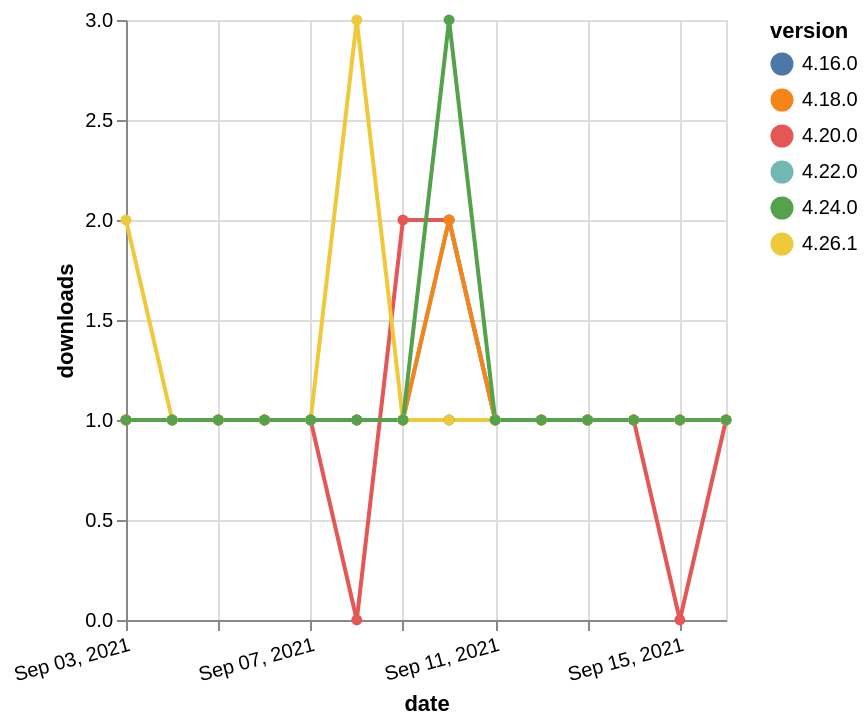

Source (Vega-Lite JSON):
### Vega-Lite specification from a JSON file in a GitHub repository (floating-point values rounded to 4 significant figures)
{"$schema": "https://vega.github.io/schema/vega-lite/v5.json", "description": "A simple bar chart with embedded data.", "data": {"values": [{"date": "2021-09-03", "total": 215, "delta": 1, "version": "4.16.0"}, {"date": "2021-09-04", "total": 216, "delta": 1, "version": "4.16.0"}, {"date": "2021-09-05", "total": 217, "delta": 1, "version": "4.16.0"}, {"date": "2021-09-06", "total": 218, "delta": 1, "version": "4.16.0"}, {"date": "2021-09-07", "total": 219, "delta": 1, "version": "4.16.0"}, {"date": "2021-09-08", "total": 220, "delta": 1, "version": "4.16.0"}, {"date": "2021-09-09", "total": 221, "delta": 1, "version": "4.16.0"}, {"date": "2021-09-10", "total": 222, "delta": 1, "version": "4.16.0"}, {"date": "2021-09-11", "total": 223, "delta": 1, "version": "4.16.0"}, {"date": "2021-09-12", "total": 224, "delta": 1, "version": "4.16.0"}, {"date": "2021-09-13", "total": 225, "delta": 1, "version": "4.16.0"}, {"date": "2021-09-14", "total": 226, "delta": 1, "version": "4.16.0"}, {"date": "2021-09-15", "total": 227, "delta": 1, "version": "4.16.0"}, {"date": "2021-09-16", "total": 228, "delta": 1, "version": "4.16.0"}, {"date": "2021-09-03", "total": 171, "delta": 1, "version": "4.20.0"}, {"date": "2021-09-04", "total": 172, "delta": 1, "version": "4.20.0"}, {"date": "2021-09-05", "total": 173, "delta": 1, "version": "4.20.0"}, {"date": "2021-09-06", "total": 174, "delta": 1, "version": "4.20.0"}, {"date": "2021-09-07", "total": 175, "delta": 1, "version": "4.20.0"}, {"date": "2021-09-08", "total": 175, "delta": 0, "version": "4.20.0"}, {"date": "2021-09-09", "total": 177, "delta": 2, "version": "4.20.0"}, {"date": "2021-09-10", "total": 179, "delta": 2, "version": "4.20.0"}, {"date": "2021-09-11", "total": 180, "delta": 1, "version": "4.20.0"}, {"date": "2021-09-12", "total": 181, "delta": 1, "version": "4.20.0"}, {"date": "2021-09-13", "total": 182, "delta": 1, "version": "4.20.0"}, {"date": "2021-09-14", "total": 183, "delta": 1, "version": "4.20.0"}, {"date": "2021-09-15", "total": 183, "delta": 0, "version": "4.20.0"}, {"date": "2021-09-16", "total": 184, "delta": 1, "version": "4.20.0"}, {"date": "2021-09-03", "total": 148, "delta": 1, "version": "4.22.0"}, {"date": "2021-09-04", "total": 149, "delta": 1, "version": "4.22.0"}, {"date": "2021-09-05", "total": 150, "delta": 1, "version": "4.22.0"}, {"date": "2021-09-06", "total": 151, "delta": 1, "version": "4.22.0"}, {"date": "2021-09-07", "total": 152, "delta": 1, "version": "4.22.0"}, {"date": "2021-09-08", "total": 153, "delta": 1, "version": "4.22.0"}, {"date": "2021-09-09", "total": 154, "delta": 1, "version": "4.22.0"}, {"date": "2021-09-10", "total": 156, "delta": 2, "version": "4.22.0"}, {"date": "2021-09-11", "total": 157, "delta": 1, "version": "4.22.0"}, {"date": "2021-09-12", "total": 158, "delta": 1, "version": "4.22.0"}, {"date": "2021-09-13", "total": 159, "delta": 1, "version": "4.22.0"}, {"date": "2021-09-14", "total": 160, "delta": 1, "version": "4.22.0"}, {"date": "2021-09-15", "total": 161, "delta": 1, "version": "4.22.0"}, {"date": "2021-09-16", "total": 162, "delta": 1, "version": "4.22.0"}, {"date": "2021-09-03", "total": 176, "delta": 1, "version": "4.18.0"}, {"date": "2021-09-04", "total": 177, "delta": 1, "version": "4.18.0"}, {"date": "2021-09-05", "total": 178, "delta": 1, "version": "4.18.0"}, {"date": "2021-09-06", "total": 179, "delta": 1, "version": "4.18.0"}, {"date": "2021-09-07", "total": 180, "delta": 1, "version": "4.18.0"}, {"date": "2021-09-08", "total": 181, "delta": 1, "version": "4.18.0"}, {"date": "2021-09-09", "total": 182, "delta": 1, "version": "4.18.0"}, {"date": "2021-09-10", "total": 184, "delta": 2, "version": "4.18.0"}, {"date": "2021-09-11", "total": 185, "delta": 1, "version": "4.18.0"}, {"date": "2021-09-12", "total": 186, "delta": 1, "version": "4.18.0"}, {"date": "2021-09-13", "total": 187, "delta": 1, "version": "4.18.0"}, {"date": "2021-09-14", "total": 188, "delta": 1, "version": "4.18.0"}, {"date": "2021-09-15", "total": 189, "delta": 1, "version": "4.18.0"}, {"date": "2021-09-16", "total": 190, "delta": 1, "version": "4.18.0"}, {"date": "2021-09-03", "total": 114, "delta": 2, "version": "4.26.1"}, {"date": "2021-09-04", "total": 115, "delta": 1, "version": "4.26.1"}, {"date": "2021-09-05", "total": 116, "delta": 1, "version": "4.26.1"}, {"date": "2021-09-06", "total": 117, "delta": 1, "version": "4.26.1"}, {"date": "2021-09-07", "total": 118, "delta": 1, "version": "4.26.1"}, {"date": "2021-09-08", "total": 121, "delta": 3, "version": "4.26.1"}, {"date": "2021-09-09", "total": 122, "delta": 1, "version": "4.26.1"}, {"date": "2021-09-10", "total": 123, "delta": 1, "version": "4.26.1"}, {"date": "2021-09-11", "total": 124, "delta": 1, "version": "4.26.1"}, {"date": "2021-09-12", "total": 125, "delta": 1, "version": "4.26.1"}, {"date": "2021-09-13", "total": 126, "delta": 1, "version": "4.26.1"}, {"date": "2021-09-14", "total": 127, "delta": 1, "version": "4.26.1"}, {"date": "2021-09-15", "total": 128, "delta": 1, "version": "4.26.1"}, {"date": "2021-09-16", "total": 129, "delta": 1, "version": "4.26.1"}, {"date": "2021-09-03", "total": 162, "delta": 1, "version": "4.24.0"}, {"date": "2021-09-04", "total": 163, "delta": 1, "version": "4.24.0"}, {"date": "2021-09-05", "total": 164, "delta": 1, "version": "4.24.0"}, {"date": "2021-09-06", "total": 165, "delta": 1, "version": "4.24.0"}, {"date": "2021-09-07", "total": 166, "delta": 1, "version": "4.24.0"}, {"date": "2021-09-08", "total": 167, "delta": 1, "version": "4.24.0"}, {"date": "2021-09-09", "total": 168, "delta": 1, "version": "4.24.0"}, {"date": "2021-09-10", "total": 171, "delta": 3, "version": "4.24.0"}, {"date": "2021-09-11", "total": 172, "delta": 1, "version": "4.24.0"}, {"date": "2021-09-12", "total": 173, "delta": 1, "version": "4.24.0"}, {"date": "2021-09-13", "total": 174, "delta": 1, "version": "4.24.0"}, {"date": "2021-09-14", "total": 175, "delta": 1, "version": "4.24.0"}, {"date": "2021-09-15", "total": 176, "delta": 1, "version": "4.24.0"}, {"date": "2021-09-16", "total": 177, "delta": 1, "version": "4.24.0"}]}, "width": "container", "mark": {"type": "line", "point": {"filled": true}}, "encoding": {"x": {"field": "date", "type": "temporal", "timeUnit": "yearmonthdate", "title": "date", "axis": {"labelAngle": -15}}, "y": {"field": "delta", "type": "quantitative", "title": "downloads"}, "color": {"field": "version", "type": "nominal"}, "tooltip": {"field": "delta"}}}
